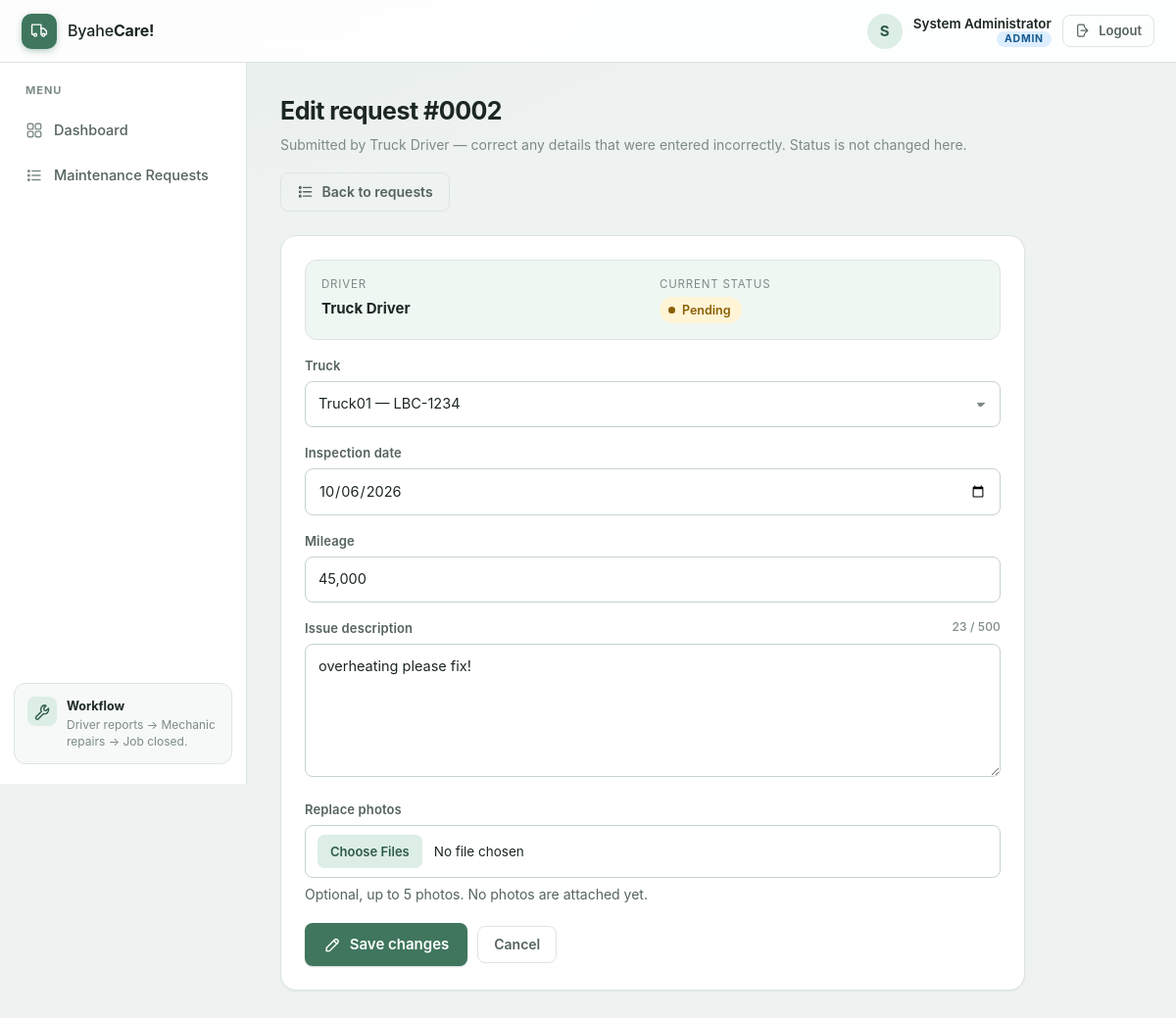
Before: /admin/request/2/edit (signed in) with the older database file.
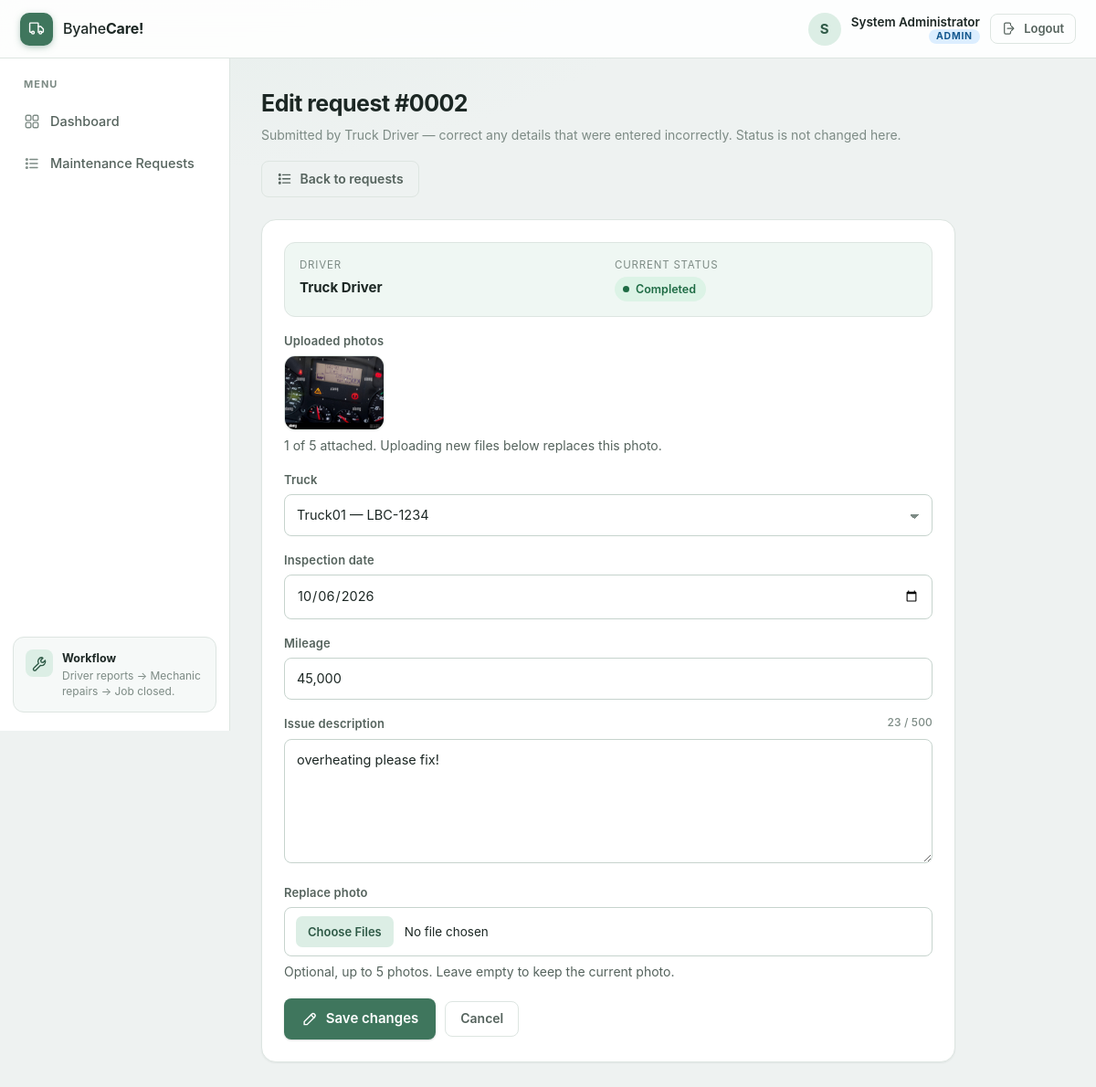
After: the same page with the newer database file.
### tables this page shows
CREATE TABLE inspection_requests (
            id INTEGER PRIMARY KEY AUTOINCREMENT,
            truck_id INTEGER NOT NULL,
            driver_id INTEGER NOT NULL,
            date TEXT NOT NULL,
            mileage TEXT,
            issue TEXT NOT NULL,
            photo TEXT,
            status TEXT DEFAULT 'Pending'
        );

CREATE TABLE request_photos (
            id INTEGER PRIMARY KEY AUTOINCREMENT,
            request_id INTEGER NOT NULL,
            filename TEXT NOT NULL,
            position INTEGER NOT NULL DEFAULT 0
        );

### app.py (the view, shortened to what this page needs)
@app.route("/admin/request/<int:request_id>/edit", methods=["GET", "POST"])
def edit_request(request_id):
    if "user_id" not in session:
        return redirect(url_for("login"))
    if session["role"] != "admin":
        flash("Only administrators can edit requests.", "error")
        return redirect(url_for("requests"))
    conn = get_db()
    item = conn.execute(
        "SELECT * FROM inspection_requests WHERE id = ?",
        (request_id,)
    ).fetchone()
    if not item:
        conn.close()
        flash("Request not found.", "error")
        return redirect(url_for("requests"))
    trucks = conn.execute(
        "SELECT * FROM trucks ORDER BY truck_number"
    ).fetchall()
    driver = conn.execute(
        "SELECT name FROM users WHERE id = ?",
        (item["driver_id"],)
    ).fetchone()
    photos = get_photos(conn, request_id)
    conn.close()
    return render_template(
        "request_edit.html",
        item=item,
        trucks=trucks,
        photos=photos,
        max_photos=MAX_PHOTOS,
        driver_name=driver["name"] if driver else "Unknown"
    )

### app.py (called while the page is built)
def get_db():
    conn = sqlite3.connect(DATABASE)
    conn.row_factory = sqlite3.Row
    return conn

def get_photos(conn, request_id):
    rows = conn.execute("""
        SELECT filename FROM request_photos
        WHERE request_id = ?
        ORDER BY position, id
    """, (request_id,)).fetchall()
    return [row["filename"] for row in rows]

### templates/request_edit.html (shortened to what this page needs)
{% extends "base.html" %}
{% block page_title %}Edit request #{{ '%04d'|format(item['id']) }}{% endblock %}
{% block page_subtitle %}
    Submitted by {{ driver_name }} — correct any details that were entered
    incorrectly. Status is not changed here.
{% endblock %}
{% block page_actions %}
    <a class="btn btn--ghost" href="{{ url_for('requests') }}">
        <svg class="icon" aria-hidden="true"><use href="#i-list"></use></svg>
            Back to requests
    </a>
{% endblock %}
{% block content %}
<div class="panel" style="max-width: 760px; margin-top: 0;">
    <div class="truck-strip">
        <div class="truck-strip__cell">
            <span>Driver</span>
            <strong>{{ driver_name }}</strong>
        </div>
        <div class="truck-strip__cell">
            <span>Current status</span>
            <strong>
                <span class="status status--{{ item['status']|lower|replace(' ', '-') }}">
                    {{ item['status'] }}
                </span>
            </strong>
        </div>
    </div>
    {% if photos %}
        <div class="field">
            <label>Uploaded photos</label>
            <div class="preview preview--grid is-visible" style="margin-top: 0;">
                {% for photo in photos %}
                    <img src="{{ url_for('static', filename='uploads/' + photo) }}"
                         alt="Photo {{ loop.index }} attached to this request">
                {% endfor %}
            </div>
            <p class="hint">
                {{ photos|length }} of {{ max_photos }} attached.
                Uploading new files below replaces {{ 'this photo' if photos|length == 1 else 'these photos' }}.
            </p>
        </div>
    {% endif %}
    <form method="POST" enctype="multipart/form-data">
        <div class="field">
            <label for="truck_id">Truck</label>
            <select id="truck_id" name="truck_id" required>
                {% for t in trucks %}
                    <option value="{{ t['id'] }}"
                        {{ 'selected' if t['id'] == item['truck_id'] }}>
                        {{ t['truck_number'] }} — {{ t['plate_number'] }}
                    </option>
                {% endfor %}
            </select>
        </div>
        <div class="field">
            <label for="date">Inspection date</label>
            <input id="date" type="date" name="date"
                   value="{{ item['date'] }}" required>
        </div>
        <div class="field">
            <label for="mileage">Mileage</label>
            <input id="mileage" type="text" name="mileage"
                   value="{{ item['mileage'] or '' }}"
                   placeholder="e.g. 45,000 km">
        </div>
        <div class="field">
            <label for="issue">Issue description</label>
            <textarea id="issue" name="issue" rows="5" data-counter
                      required>{{ item['issue'] }}</textarea>
        </div>
        <div class="field">
            <label for="photos">{{ 'Replace photo' if photos|length == 1 else 'Replace photos' }}</label>
            <input id="photos" type="file" name="photos" accept="image/*"
                   multiple data-preview="{{ max_photos }}">
            <p class="hint">
                Optional, up to {{ max_photos }} photos.
                {% if photos %}
                    Leave empty to keep the {{ 'current photo' if photos|length == 1 else 'current photos' }}.
                {% else %}
                    No photos are attached yet.
                {% endif %}
            </p>
        </div>
        <div class="form-actions">
            <button class="btn btn--primary" type="submit">
                <svg class="icon" aria-hidden="true"><use href="#i-pencil"></use></svg>
                Save changes
            </button>
            <a class="btn btn--ghost" href="{{ url_for('requests') }}">Cancel</a>
        </div>
    </form>
</div>
{% endblock %}

Changed rows visible on the page:
changed inspection_requests "overheating please fix!": status "Pending" → "Completed"
added request_photos: filename (picture)
Other visible differences:
{{ photos|length }}: (not shown) → "1"
{{ max_photos }}: (not shown) → "5"
{{ 'this photo' if photos|length == 1 else 'these photos' }}: (not shown) → "this photo"
{{ 'Replace photo' if photos|length == 1 else 'Replace photos' }}: "Replace photos" → "Replace photo"
{{ 'current photo' if photos|length == 1 else 'current photos' }}: (not shown) → "current photo"
text no longer shown: "No photos are attached yet."
text now shown: "Uploaded photos of attached. Uploading new files below replaces . Leave empty to keep the ."
